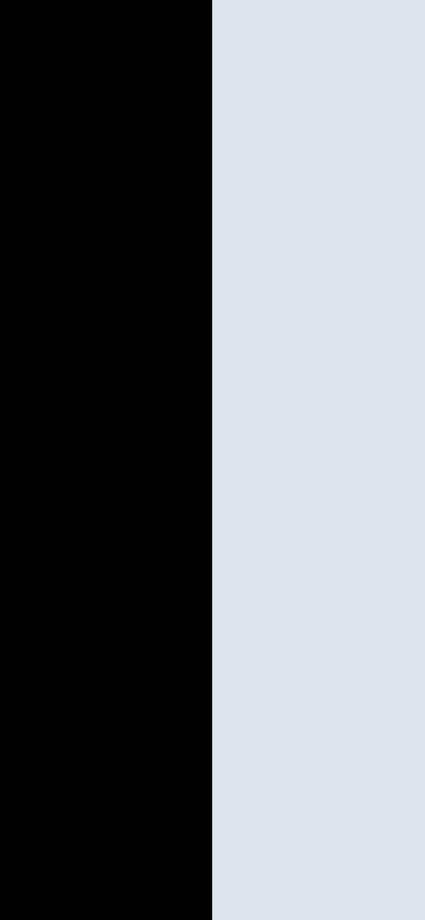
#> input picture İslemler/blackWhite.jpg, 850 x 1839 px (shown at 1/2 size)
$ python 6.Bitwise.py
#> lines starting #> are read from the running program, lines starting #| are printed output that depends on the picture
import cv2
import numpy as np

img1 = cv2.imread("blackWhite.jpg")
#> img1 is the input picture: shape (1839, 850, 3); mean B, G, R 118.2, 113.7, 111.7
img2 = cv2.imread("circleBlack.jpg")
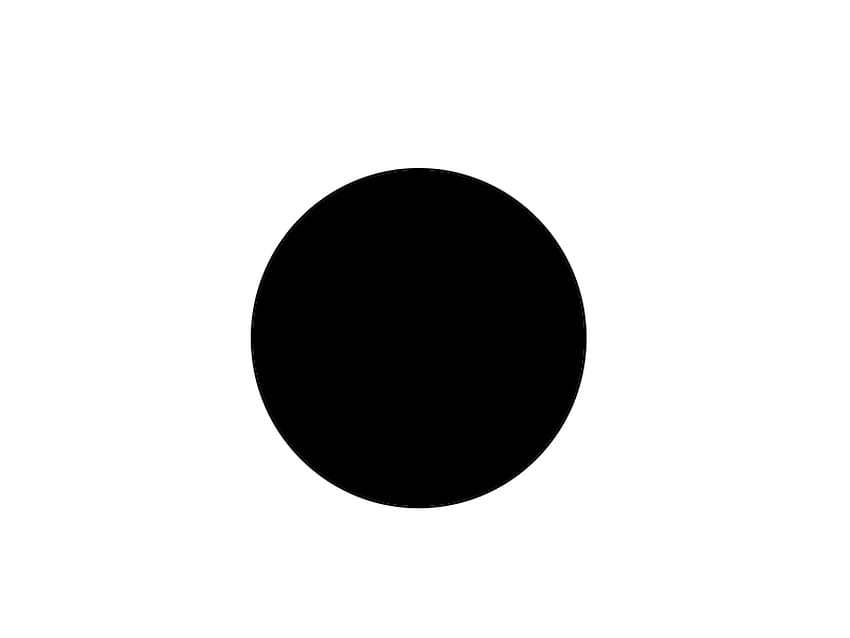
#> input picture İslemler/circleBlack.jpg, 850 x 638 px
#> img2 is the input picture: shape (638, 850, 3); min 0, max 255, mean 212.8

print(img1.shape)
#| (1839, 850, 3)
print(img2.shape)
#| (638, 850, 3)

# Eğer img1 ve img2 boyutları farklıysa, aynı boyuta getirin
img1 = cv2.resize(img1, (638, 650))  # width ve height uygun değerlerle değiştirilmelidir
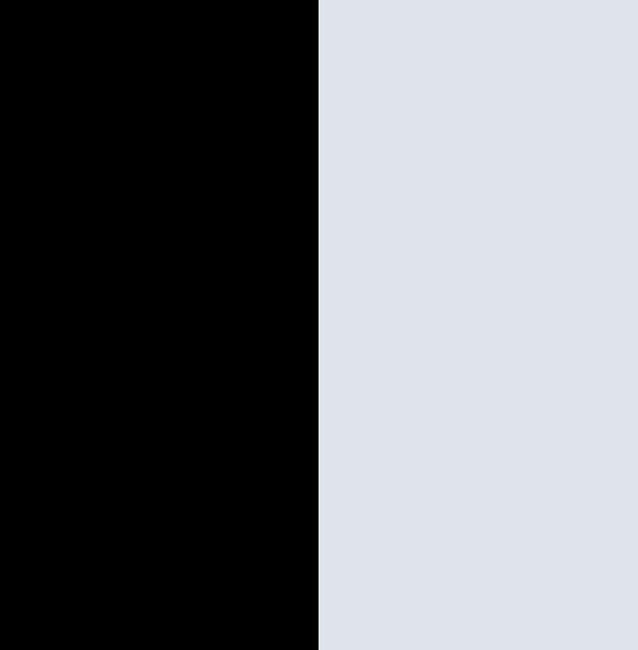
#> img1: shape (650, 638, 3); mean B, G, R 118.2, 113.7, 111.7
img2 = cv2.resize(img2, (638, 650))
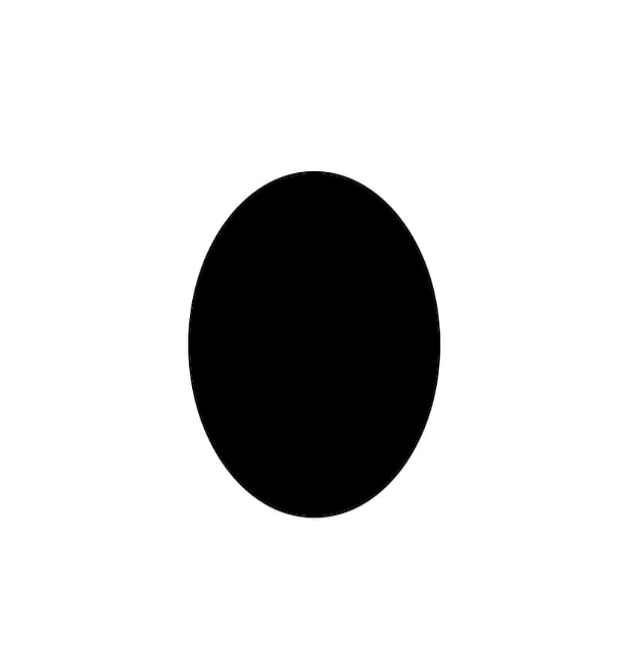
#> img2: shape (650, 638, 3); min 0, max 255, mean 212.8
"""
bit_and = cv2.bitwise_and(img1, img2)
cv2.imshow("bir", img1)
cv2.imshow("iki", img2)
cv2.imshow("and", bit_and)
"""
bit_or = cv2.bitwise_or(img1, img2)
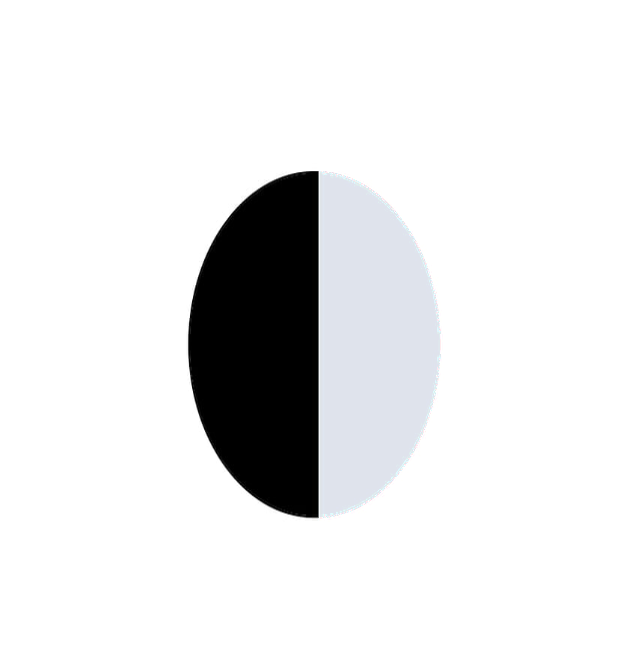
#> bit_or: shape (650, 638, 3); mean B, G, R 231.5, 230.8, 230.5
cv2.imshow("bir", img1)
cv2.imshow("iki", img2)
cv2.imshow("or", bit_or)
# 0 siyah, beyaz 1
"""
bit_xor = cv2.bitwise_xor(img1, img2)

cv2.imshow("bir", img1)
cv2.imshow("iki", img2)
cv2.imshow("xor", bit_xor)


bit_not1 = cv2.bitwise_not(img1, img2)
bit_not2 = cv2.bitwise_not(img2, img1)
cv2.imshow("bir", img1)
cv2.imshow("iki", img2)
cv2.imshow("not1", bit_not1)
cv2.imshow("not2", bit_not2)
"""

cv2.waitKey(0)
cv2.destroyAllWindows()
